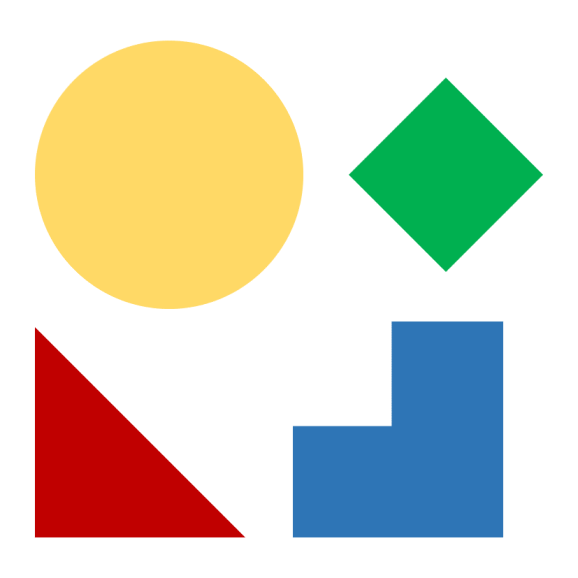
#> input picture 13_Image_Contours.png, 578 x 578 px
$ python ImageContours.py
#> lines starting #> are read from the running program, lines starting #| are printed output that depends on the picture; after the words box and inside, x2 and y2 are one past the last pixel; in counts of white or black regions, pixels touching at a corner belong together
import cv2
from matplotlib import pyplot as plt

img = cv2.imread("13_Image_Contours.png", cv2.IMREAD_COLOR)
#> img is the input picture: shape (578, 578, 3); mean B, G, R 194.6, 212.7, 214.5
gray = cv2.cvtColor(img, cv2.COLOR_BGR2GRAY)
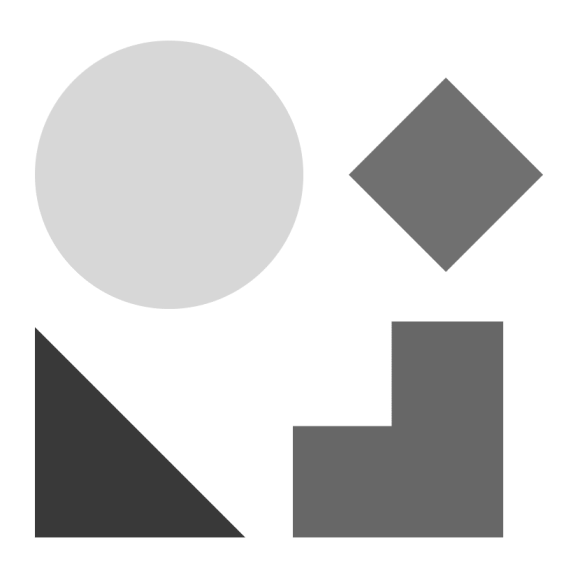
#> gray: shape (578, 578); min 57, max 255, mean 211.1

ret, thresh = cv2.threshold(gray, 230, 255, 0)
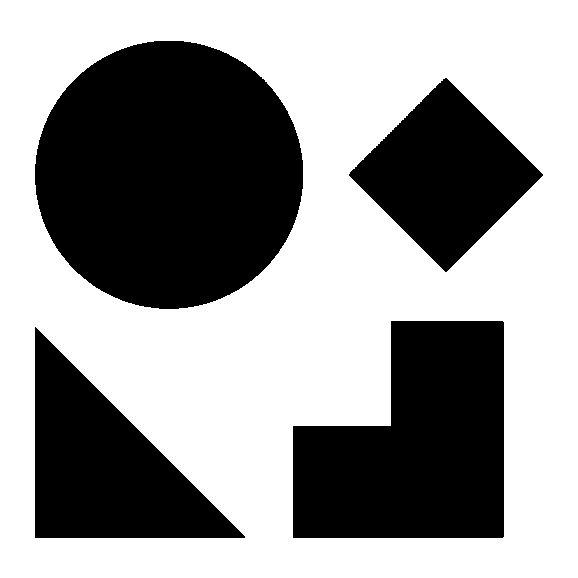
#> thresh: shape (578, 578); 60.1% white; 4 black regions

img_contours = img.copy()
contours, hierachy = cv2.findContours(thresh, cv2.RETR_TREE, cv2.CHAIN_APPROX_SIMPLE)
#> contours = 5 contours; box (x1, y1, x2, y2) and area: (0, 0, 578, 578) 332929, (34, 40, 304, 310) 56878, (292, 320, 505, 539) 35920, (34, 326, 246, 539) 22680, (348, 77, 544, 273) 19288
img_contours = cv2.drawContours(img_contours, contours, -1, (51, 102, 255), 4)
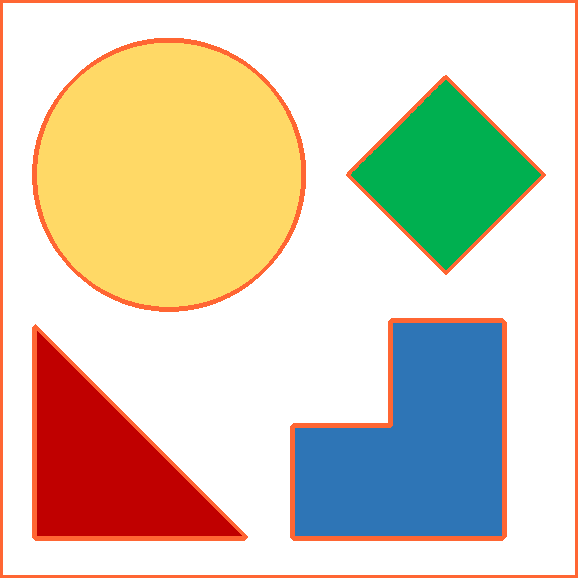
#> img_contours: shape (578, 578, 3); 6.03% of pixels changed, all inside (x1, y1, x2, y2) = (0, 0, 578, 578)

cv2.imshow("Original", img)
cv2.imshow("Gray", gray)
cv2.imshow("Contours_Thresh", thresh)
cv2.imshow("Contours", img_contours)
cv2.waitKey(0)
cv2.destroyAllWindows()
